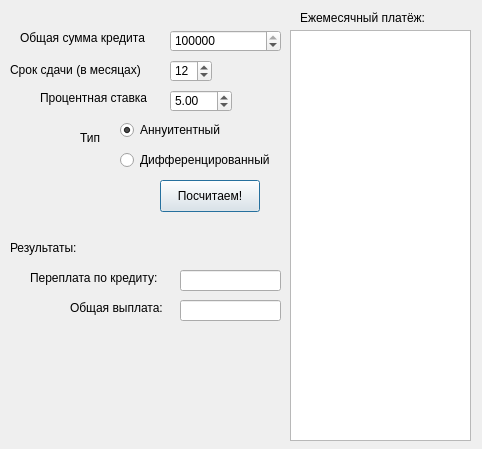
<?xml version="1.0" encoding="UTF-8"?>
<ui version="4.0">
 <class>creditWindow</class>
 <widget class="QDialog" name="creditWindow">
  <property name="geometry">
   <rect>
    <x>0</x>
    <y>0</y>
    <width>482</width>
    <height>449</height>
   </rect>
  </property>
  <property name="minimumSize">
   <size>
    <width>482</width>
    <height>449</height>
   </size>
  </property>
  <property name="maximumSize">
   <size>
    <width>482</width>
    <height>449</height>
   </size>
  </property>
  <property name="windowTitle">
   <string>Dialog</string>
  </property>
  <widget class="QPushButton" name="pushButton_result">
   <property name="geometry">
    <rect>
     <x>160</x>
     <y>180</y>
     <width>100</width>
     <height>32</height>
    </rect>
   </property>
   <property name="text">
    <string>Посчитаем!</string>
   </property>
  </widget>
  <widget class="QSpinBox" name="spinBox_sumCredit">
   <property name="geometry">
    <rect>
     <x>170</x>
     <y>30</y>
     <width>111</width>
     <height>22</height>
    </rect>
   </property>
   <property name="maximum">
    <number>999999999</number>
   </property>
   <property name="singleStep">
    <number>1000</number>
   </property>
   <property name="value">
    <number>100000</number>
   </property>
  </widget>
  <widget class="QTableWidget" name="tableWidget_monthlyPayment">
   <property name="geometry">
    <rect>
     <x>290</x>
     <y>30</y>
     <width>181</width>
     <height>411</height>
    </rect>
   </property>
   <property name="dragDropOverwriteMode">
    <bool>true</bool>
   </property>
  </widget>
  <widget class="QLabel" name="label">
   <property name="geometry">
    <rect>
     <x>20</x>
     <y>30</y>
     <width>141</width>
     <height>16</height>
    </rect>
   </property>
   <property name="text">
    <string>Общая сумма кредита</string>
   </property>
  </widget>
  <widget class="QLabel" name="label_2">
   <property name="geometry">
    <rect>
     <x>10</x>
     <y>60</y>
     <width>151</width>
     <height>20</height>
    </rect>
   </property>
   <property name="text">
    <string>Срок сдачи (в месяцах)</string>
   </property>
  </widget>
  <widget class="QSpinBox" name="spinBox_monthTerm">
   <property name="geometry">
    <rect>
     <x>170</x>
     <y>60</y>
     <width>42</width>
     <height>22</height>
    </rect>
   </property>
   <property name="maximum">
    <number>125</number>
   </property>
   <property name="value">
    <number>12</number>
   </property>
  </widget>
  <widget class="QDoubleSpinBox" name="doubleSpinBox_interestRate">
   <property name="geometry">
    <rect>
     <x>170</x>
     <y>90</y>
     <width>62</width>
     <height>22</height>
    </rect>
   </property>
   <property name="singleStep">
    <double>0.100000000000000</double>
   </property>
   <property name="value">
    <double>5.000000000000000</double>
   </property>
  </widget>
  <widget class="QLabel" name="label_3">
   <property name="geometry">
    <rect>
     <x>40</x>
     <y>90</y>
     <width>121</width>
     <height>16</height>
    </rect>
   </property>
   <property name="text">
    <string>Процентная ставка</string>
   </property>
  </widget>
  <widget class="QRadioButton" name="radioButton_annuitent">
   <property name="geometry">
    <rect>
     <x>120</x>
     <y>120</y>
     <width>111</width>
     <height>20</height>
    </rect>
   </property>
   <property name="text">
    <string>Аннуитентный</string>
   </property>
   <property name="checked">
    <bool>true</bool>
   </property>
  </widget>
  <widget class="QRadioButton" name="radioButton_different">
   <property name="geometry">
    <rect>
     <x>120</x>
     <y>150</y>
     <width>171</width>
     <height>20</height>
    </rect>
   </property>
   <property name="text">
    <string>Дифференцированный</string>
   </property>
   <property name="checked">
    <bool>false</bool>
   </property>
  </widget>
  <widget class="QLabel" name="label_4">
   <property name="geometry">
    <rect>
     <x>80</x>
     <y>130</y>
     <width>31</width>
     <height>16</height>
    </rect>
   </property>
   <property name="text">
    <string>Тип</string>
   </property>
  </widget>
  <widget class="QLabel" name="label_5">
   <property name="geometry">
    <rect>
     <x>10</x>
     <y>240</y>
     <width>81</width>
     <height>16</height>
    </rect>
   </property>
   <property name="text">
    <string>Результаты:</string>
   </property>
  </widget>
  <widget class="QLabel" name="label_6">
   <property name="geometry">
    <rect>
     <x>30</x>
     <y>270</y>
     <width>151</width>
     <height>16</height>
    </rect>
   </property>
   <property name="text">
    <string>Переплата по кредиту:</string>
   </property>
  </widget>
  <widget class="QLabel" name="label_7">
   <property name="geometry">
    <rect>
     <x>70</x>
     <y>300</y>
     <width>111</width>
     <height>16</height>
    </rect>
   </property>
   <property name="text">
    <string>Общая выплата:</string>
   </property>
  </widget>
  <widget class="QLabel" name="label_8">
   <property name="geometry">
    <rect>
     <x>300</x>
     <y>10</y>
     <width>141</width>
     <height>16</height>
    </rect>
   </property>
   <property name="text">
    <string>Ежемесячный платёж:</string>
   </property>
  </widget>
  <widget class="QLineEdit" name="lineEdit_overpayment">
   <property name="geometry">
    <rect>
     <x>180</x>
     <y>270</y>
     <width>101</width>
     <height>21</height>
    </rect>
   </property>
   <property name="readOnly">
    <bool>true</bool>
   </property>
  </widget>
  <widget class="QLineEdit" name="lineEdit_totalPay">
   <property name="geometry">
    <rect>
     <x>180</x>
     <y>300</y>
     <width>101</width>
     <height>21</height>
    </rect>
   </property>
   <property name="readOnly">
    <bool>true</bool>
   </property>
  </widget>
 </widget>
 <resources/>
 <connections/>
</ui>
